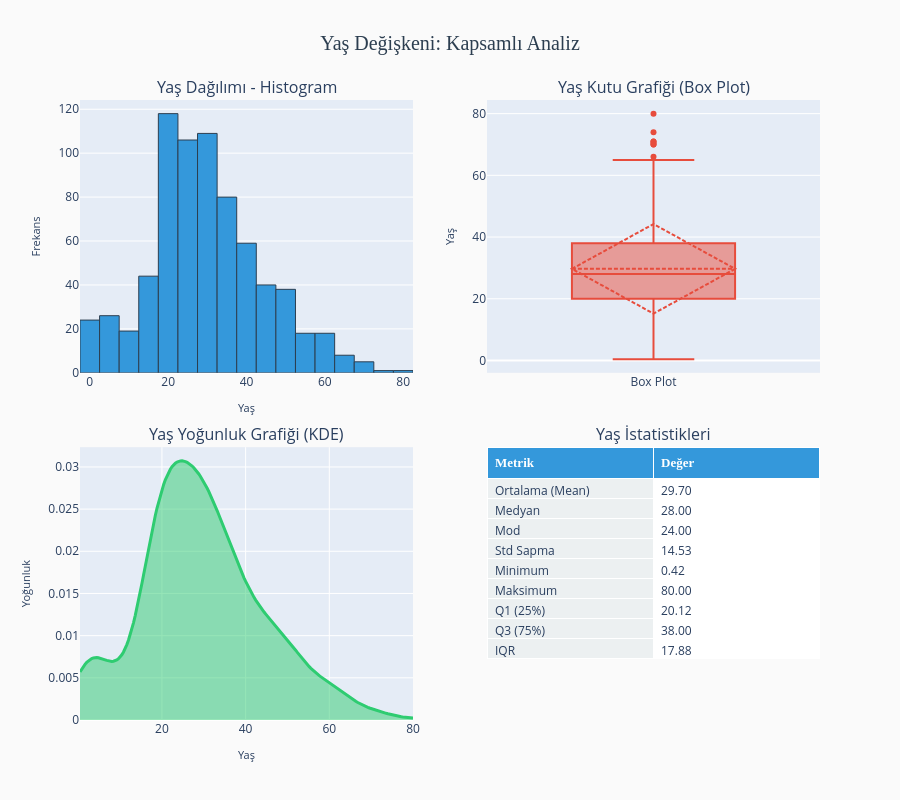

Here is the notebook cell this chart was saved with:
### Markdown cell above
## 📊 **Sayısal Değişkenler Analizi**

<div style="background: linear-gradient(135deg, #0f0c29 0%, #302b63 50%, #24243e 100%); padding: 26px 32px; border-radius: 14px; color: white; margin: 20px 0; box-shadow: 0 8px 28px rgba(0,0,0,0.5); border: 1px solid rgba(255,255,255,0.08);">
  <div style="display: flex; align-items: center; gap: 14px; margin-bottom: 14px;">
    <span style="font-size: 40px;">🔢</span>
    <div>
      <h3 style="margin: 0; color: #f9ca24; font-size: 20px;">Titanic'in Rakamları — Sayısal Değişkenler</h3>
      <p style="margin: 4px 0 0 0; font-size: 13px; color: #80deea;">Sürekli ve kesikli sayısal sütunları histogramla ve box plot ile inceliyoruz.</p>
    </div>
  </div>
  <p style="font-size: 15px; line-height: 1.85; color: #cfd8dc; margin: 0;">
    Titanic veri setindeki <strong style="color:#f9ca24;">sayısal değişkenler</strong>, yolcular hakkında ölçülebilir gerçekleri tutar:<br>
    Kaç yaşındalar? Bileti ne kadara aldılar? Yanlarında kaç aile üyesi var?<br>
    Bu rakamların <em style="color:#80deea;">nasıl dağıldığını</em> görmek, modelimize hangi bilgiyi vereceğimizi anlamamıza yardımcı olur.
  </p>
</div>

<div style="display: grid; grid-template-columns: repeat(2, 1fr); gap: 14px; margin: 16px 0 8px 0;">
  <div style="background: linear-gradient(135deg, #1a1a2e, #16213e); padding: 16px 20px; border-radius: 10px; color: white; border-left: 5px solid #80deea; box-shadow: 0 4px 14px rgba(0,0,0,0.3);">
    <strong style="color: #80deea; font-size: 14px;">📈 Sürekli Değişkenler</strong>
    <p style="font-size: 13px; color: #cfd8dc; margin: 8px 0 0 0;">
      Herhangi bir ondalıklı değer alabilirler. Örn: <code>Age = 29.5</code>, <code>Fare = 7.25</code><br>
      → <code>Age</code> ve <code>Fare</code> bu gruba girer.
    </p>
  </div>
  <div style="background: linear-gradient(135deg, #1a1a2e, #16213e); padding: 16px 20px; border-radius: 10px; color: white; border-left: 5px solid #43e97b; box-shadow: 0 4px 14px rgba(0,0,0,0.3);">
    <strong style="color: #43e97b; font-size: 14px;">🎯 Kesikli Değişkenler</strong>
    <p style="font-size: 13px; color: #cfd8dc; margin: 8px 0 0 0;">
      Sadece tam sayı alırlar. Yarım kardeş olmaz, 1.5 çocuk olmaz.<br>
      → <code>SibSp</code> ve <code>Parch</code> bu gruba girer.
    </p>
  </div>
</div>

### 👶 Yaş: `Age`

**Sürekli değişken** — Yolcuların yaşları <code>(0.42 ile 80 arasında)</code>

### Code cell
# Yaş istatistikleri (NaN hariç)
age_data = df['Age'].dropna()

# Görselleştirme
fig = make_subplots(
    rows=2, cols=2,
    subplot_titles=('Yaş Dağılımı - Histogram', 'Yaş Kutu Grafiği (Box Plot)',
                    'Yaş Yoğunluk Grafiği (KDE)', 'Yaş İstatistikleri'),
    specs=[[{"type": "histogram"}, {"type": "box"}],
           [{"type": "scatter"}, {"type": "table"}]],
    vertical_spacing=0.12,
    horizontal_spacing=0.1
)

# 1. Histogram
fig.add_trace(
    go.Histogram(
        x=age_data,
        nbinsx=30,
        marker=dict(color='#3498db', line=dict(color='#2c3e50', width=1)),
        name='Histogram',
        hovertemplate='Yaş: %{x}<br>Frekans: %{y}<extra></extra>'
    ),
    row=1, col=1
)

# 2. Box Plot
fig.add_trace(
    go.Box(
        y=age_data,
        marker=dict(color='#e74c3c'),
        name='Box Plot',
        boxmean='sd',  # Ortalama ve standart sapma göster
        hovertemplate='Yaş: %{y}<extra></extra>'
    ),
    row=1, col=2
)

# 3. KDE (Yoğunluk) - Matplotlib ile hesaplayıp Plotly'ye aktarıyoruz
from scipy import stats
density = stats.gaussian_kde(age_data)
xs = np.linspace(age_data.min(), age_data.max(), 200)
fig.add_trace(
    go.Scatter(
        x=xs,
        y=density(xs),
        mode='lines',
        fill='tozeroy',
        line=dict(color='#2ecc71', width=3),
        name='KDE',
        hovertemplate='Yaş: %{x:.1f}<br>Yoğunluk: %{y:.4f}<extra></extra>'
    ),
    row=2, col=1
)

# 4. İstatistik tablosu
stats_data = [
    ['Ortalama (Mean)', f'{age_data.mean():.2f}'],
    ['Medyan', f'{age_data.median():.2f}'],
    ['Mod', f'{age_data.mode()[0]:.2f}'],
    ['Std Sapma', f'{age_data.std():.2f}'],
    ['Minimum', f'{age_data.min():.2f}'],
    ['Maksimum', f'{age_data.max():.2f}'],
    ['Q1 (25%)', f'{age_data.quantile(0.25):.2f}'],
    ['Q3 (75%)', f'{age_data.quantile(0.75):.2f}'],
    ['IQR', f'{age_data.quantile(0.75) - age_data.quantile(0.25):.2f}']
]

fig.add_trace(
    go.Table(
        header=dict(
            values=['<b>Metrik</b>', '<b>Değer</b>'],
            fill_color='#3498db',
            align='left',
            font=dict(color='white', size=13, family='Arial Black')
        ),
        cells=dict(
            values=list(zip(*stats_data)),
            fill_color=['#ecf0f1', '#ffffff'],
            align='left',
            font=dict(size=12)
        )
    ),
    row=2, col=2
)

fig.update_layout(
    title=dict(
        text='Yaş Değişkeni: Kapsamlı Analiz',
        font=dict(size=20, color='#2c3e50', family='Arial Black'),
        x=0.5,
        xanchor='center'
    ),
    height=800,
    showlegend=False,
    paper_bgcolor='#fafafa'
)

fig.update_xaxes(title=dict(text='Yaş', font=dict(size=11)), row=1, col=1)
fig.update_yaxes(title=dict(text='Frekans', font=dict(size=11)), row=1, col=1)
fig.update_yaxes(title=dict(text='Yaş', font=dict(size=11)), row=1, col=2)
fig.update_xaxes(title=dict(text='Yaş', font=dict(size=11)), row=2, col=1)
fig.update_yaxes(title=dict(text='Yoğunluk', font=dict(size=11)), row=2, col=1)

fig.show()

### Figure 1 — Plotly figure (JSON) as saved in the notebook; plotly's stock layout.template omitted (floating-point values rounded to 4 significant figures; data arrays with more than 128 entries replaced by an {"elided": "..."} marker saying what was removed)
{"data": [{"hovertemplate": "Yaş: %{x}<br>Frekans: %{y}<extra></extra>", "marker": {"color": "#3498db", "line": {"color": "#2c3e50", "width": 1}}, "name": "Histogram", "nbinsx": 30, "type": "histogram", "x": {"elided": "714 float values"}, "xaxis": "x", "yaxis": "y"}, {"boxmean": "sd", "hovertemplate": "Yaş: %{y}<extra></extra>", "marker": {"color": "#e74c3c"}, "name": "Box Plot", "type": "box", "xaxis": "x2", "y": {"elided": "714 float values"}, "yaxis": "y2"}, {"fill": "tozeroy", "hovertemplate": "Yaş: %{x:.1f}<br>Yoğunluk: %{y:.4f}<extra></extra>", "line": {"color": "#2ecc71", "width": 3}, "mode": "lines", "name": "KDE", "type": "scatter", "x": {"elided": "200 float values"}, "xaxis": "x3", "y": {"elided": "200 float values"}, "yaxis": "y3"}, {"cells": {"align": "left", "fill": {"color": ["#ecf0f1", "#ffffff"]}, "font": {"size": 12}, "values": [["Ortalama (Mean)", "Medyan", "Mod", "Std Sapma", "Minimum", "Maksimum", "Q1 (25%)", "Q3 (75%)", "IQR"], ["29.70", "28.00", "24.00", "14.53", "0.42", "80.00", "20.12", "38.00", "17.88"]]}, "domain": {"x": [0.55, 1], "y": [0, 0.44]}, "header": {"align": "left", "fill": {"color": "#3498db"}, "font": {"color": "white", "family": "Arial Black", "size": 13}, "values": ["<b>Metrik</b>", "<b>Değer</b>"]}, "type": "table"}], "layout": {"annotations": [{"font": {"size": 16}, "showarrow": false, "text": "Yaş Dağılımı - Histogram", "x": 0.225, "xanchor": "center", "xref": "paper", "y": 1, "yanchor": "bottom", "yref": "paper"}, {"font": {"size": 16}, "showarrow": false, "text": "Yaş Kutu Grafiği (Box Plot)", "x": 0.775, "xanchor": "center", "xref": "paper", "y": 1, "yanchor": "bottom", "yref": "paper"}, {"font": {"size": 16}, "showarrow": false, "text": "Yaş Yoğunluk Grafiği (KDE)", "x": 0.225, "xanchor": "center", "xref": "paper", "y": 0.44, "yanchor": "bottom", "yref": "paper"}, {"font": {"size": 16}, "showarrow": false, "text": "Yaş İstatistikleri", "x": 0.775, "xanchor": "center", "xref": "paper", "y": 0.44, "yanchor": "bottom", "yref": "paper"}], "height": 800, "paper_bgcolor": "#fafafa", "showlegend": false, "title": {"font": {"color": "#2c3e50", "family": "Arial Black", "size": 20}, "text": "Yaş Değişkeni: Kapsamlı Analiz", "x": 0.5, "xanchor": "center"}, "xaxis": {"anchor": "y", "domain": [0, 0.45], "title": {"font": {"size": 11}, "text": "Yaş"}}, "xaxis2": {"anchor": "y2", "domain": [0.55, 1]}, "xaxis3": {"anchor": "y3", "domain": [0, 0.45], "title": {"font": {"size": 11}, "text": "Yaş"}}, "yaxis": {"anchor": "x", "domain": [0.56, 1], "title": {"font": {"size": 11}, "text": "Frekans"}}, "yaxis2": {"anchor": "x2", "domain": [0.56, 1], "title": {"font": {"size": 11}, "text": "Yaş"}}, "yaxis3": {"anchor": "x3", "domain": [0, 0.44], "title": {"font": {"size": 11}, "text": "Yoğunluk"}}}}
